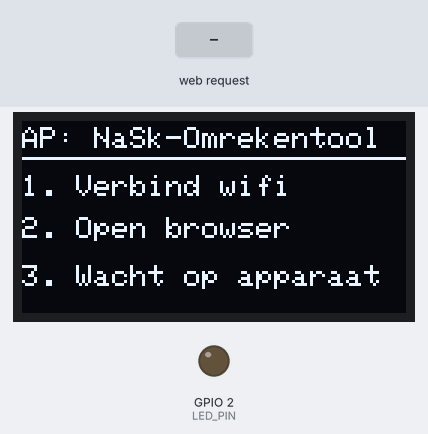
Bench run of a sketch on a simulated ESP32. Shown: 128×64 one-colour display, output pins drawn as LEDs (lit = HIGH). Inputs (shaded band) come from the test bench.

Above: at 3.7 s.
3.8 s: HTTP request GET /bereken?waarde=1&richting=1 received
At 4.06 s:
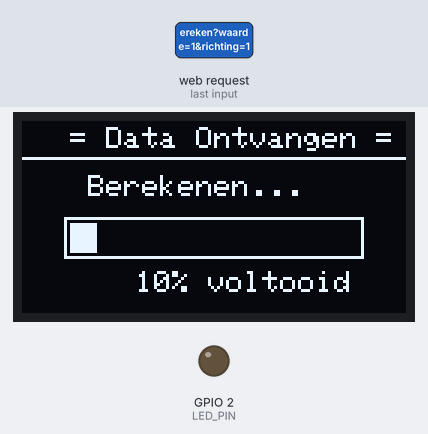
At 5.67 s:
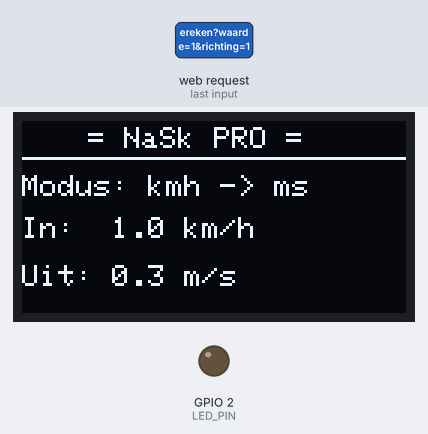
5.8 s: HTTP request GET /bereken?waarde=120&richting=120 received
At 5.9 s:
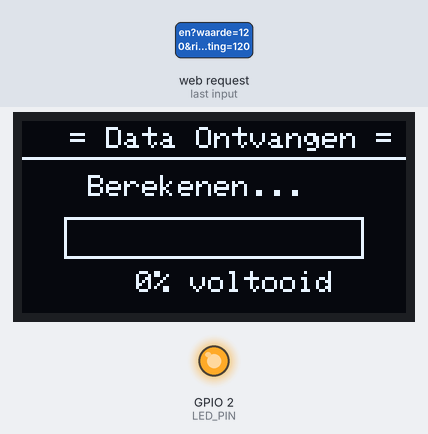
Timing chart, 0 to 9.0 s (numbered marks = the images above; inputs shaded):
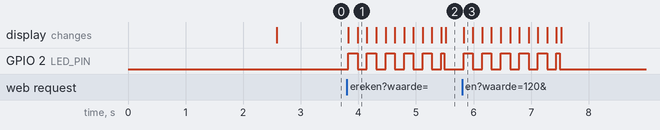

Measured:
- after the input at 3.8 s, GPIO 2 (LED_PIN): goes 5 × (HIGH 0.16 s, LOW 0.16 s), HIGH 0.06 s, then LOW, starting at once; the display: first changes at once (image 1 shows a later state)
- after the input at 5.8 s, GPIO 2 (LED_PIN): goes 5 × (HIGH 0.16 s, LOW 0.16 s), HIGH 0.06 s, then LOW, starting at once; the display: changes at once (image 3)

The sketch:

esp32-nask-file.ino
```cpp
#include <WiFi.h>
#include <WebServer.h>
#include <DNSServer.h>
#include <Wire.h>
#include <Adafruit_GFX.h>
#include <Adafruit_SSD1306.h>

// OLED scherm instellingen (128x64)
#define SCREEN_WIDTH 128
#define SCREEN_HEIGHT 64
#define OLED_RESET    -1
Adafruit_SSD1306 display(SCREEN_WIDTH, SCREEN_HEIGHT, &Wire, OLED_RESET);

// Definiëring voor de LED op pin 2
#define LED_PIN 2

// Wifi instellingen voor de captive portal
const char* apSSID = "NaSk-Omrekentool";

DNSServer dnsServer;
WebServer server(80);
const byte DNS_PORT = 53;

// Variabelen voor het OLED scherm en status
String richtingTekst = "Gereed";
String inputTekst = "Wacht op invoer";
String outputTekst = "---";
int lastStationCount = 0;

// Strakke, moderne Captive Portal HTML / CSS
const char MAIN_page[] PROGMEM = R"rawliteral(
<!DOCTYPE html>
<html lang="nl">
<head>
<meta charset="UTF-8">
<meta name="viewport" content="width=device-width, initial-scale=1.0">
<title>NaSk Omrekentool • Pro</title>
<style>
    :root {
      --bg-gradient: linear-gradient(135deg, #0f172a 0%, #1e1b4b 100%);
      --card-bg: rgba(30, 41, 59, 0.7);
      --border-color: rgba(255, 255, 255, 0.1);
      --accent: #38bdf8;
      --accent-glow: rgba(56, 189, 248, 0.3);
      --text-main: #f8fafc;
      --text-sub: #94a3b8;
    }
    body {
      font-family: 'Segoe UI', system-ui, -apple-system, sans-serif;
      background: var(--bg-gradient);
      color: var(--text-main);
      margin: 0;
      padding: 20px;
      display: flex;
      flex-direction: column;
      align-items: center;
      justify-content: center;
      min-height: 95vh;
      box-sizing: border-box;
    }
    .container {
      width: 100%;
      max-width: 380px;
    }
    .card {
      background: var(--card-bg);
      backdrop-filter: blur(16px);
      -webkit-backdrop-filter: blur(16px);
      border: 1px solid var(--border-color);
      border-radius: 24px;
      padding: 30px;
      box-shadow: 0 20px 40px rgba(0, 0, 0, 0.5);
      text-align: center;
      box-sizing: border-box;
    }
    .badge {
      display: inline-block;
      background: rgba(56, 189, 248, 0.15);
      color: var(--accent);
      font-size: 0.75rem;
      font-weight: 700;
      text-transform: uppercase;
      letter-spacing: 1.5px;
      padding: 6px 12px;
      border-radius: 20px;
      margin-bottom: 15px;
      border: 1px solid rgba(56, 189, 248, 0.3);
    }
    h2 {
      color: var(--text-main);
      font-size: 1.5rem;
      margin: 0 0 8px 0;
      font-weight: 700;
    }
    p {
      font-size: 0.9rem;
      color: var(--text-sub);
      margin-bottom: 25px;
      line-height: 1.4;
    }
    .input-group {
      margin-bottom: 18px;
      text-align: left;
    }
    label {
      display: block;
      font-size: 0.8rem;
      color: var(--text-sub);
      margin-bottom: 6px;
      font-weight: 600;
      text-transform: uppercase;
      letter-spacing: 0.5px;
    }
    select, input[type="number"] {
      width: 100%;
      padding: 14px;
      border-radius: 14px;
      border: 1px solid rgba(255, 255, 255, 0.15);
      background: rgba(15, 23, 42, 0.6);
      color: var(--text-main);
      box-sizing: border-box;
      font-size: 1rem;
      outline: none;
    }
    select:focus, input[type="number"]:focus {
      border-color: var(--accent);
      box-shadow: 0 0 15px var(--accent-glow);
    }
    button {
      width: 100%;
      background: linear-gradient(135deg, #3b82f6 0%, #2563eb 100%);
      color: white;
      border: none;
      padding: 15px;
      border-radius: 14px;
      font-weight: 700;
      font-size: 1rem;
      cursor: pointer;
      box-shadow: 0 8px 20px rgba(37, 99, 235, 0.4);
      margin-top: 10px;
    }
    button:active {
      transform: translateY(1px);
    }
    .footer {
      margin-top: 20px;
      font-size: 0.75rem;
      color: #64748b;
      text-align: center;
    }
</style>
</head>
<body>
<div class="container">
<div class="card">
<div class="badge">Natuurkunde Tool</div>
<h2>Omrekentool</h2>
<p>Bereken direct en stuur de data naar het OLED-scherm.</p>
<form action="/bereken" method="GET">
<div class="input-group">
<label>Richting</label>
<select name="richting">
<option value="ms_naar_kmh">m/s &rarr; km/h (&times; 3.6)</option>
<option value="kmh_naar_ms">km/h &rarr; m/s (&divide; 3.6)</option>
</select>
</div>

        <div class="input-group">
<label>Snelheid Waarde</label>
<input type="number" step="0.1" name="waarde" placeholder="bijv. 25" required>
</div>

        <button type="submit">Bereken & Toon</button>
</form>
</div>
<div class="footer">ESP32 DevKit Build + Live Connect</div>
</div>
</body>
</html>
)rawliteral";

const char SUCCESS_page[] PROGMEM = R"rawliteral(
<!DOCTYPE html>
<html lang="nl">
<head>
<meta charset="UTF-8">
<meta name="viewport" content="width=device-width, initial-scale=1.0">
<title>Resultaat • NaSk Pro</title>
<style>
    body {
      font-family: 'Segoe UI', system-ui, sans-serif;
      background: linear-gradient(135deg, #0f172a 0%, #1e1b4b 100%);
      color: #f8fafc;
      display: flex;
      justify-content: center;
      align-items: center;
      height: 95vh;
      margin: 0;
      padding: 20px;
      box-sizing: border-box;
    }
    .card {
      background: rgba(30, 41, 59, 0.7);
      backdrop-filter: blur(16px);
      border: 1px solid rgba(255, 255, 255, 0.1);
      padding: 35px;
      border-radius: 24px;
      box-shadow: 0 20px 40px rgba(0,0,0,0.5);
      max-width: 340px;
      width: 100%;
      text-align: center;
    }
    h2 { color: #38bdf8; margin-top: 0; font-size: 1.3rem; }
    .res-box {
      background: rgba(16, 185, 129, 0.1);
      border: 1px solid rgba(16, 185, 129, 0.3);
      color: #34d399;
      padding: 15px;
      border-radius: 14px;
      font-size: 1.3rem;
      font-weight: 700;
      margin: 20px 0;
      word-break: break-all;
    }
    p { font-size: 0.85rem; color: #94a3b8; }
    a {
      display: block;
      background: #3b82f6;
      color: white;
      text-decoration: none;
      padding: 14px;
      border-radius: 14px;
      font-weight: 700;
      margin-top: 20px;
    }
</style>
</head>
<body>
<div class="card">
<h2>Succesvol Verstuurd!</h2>
<p>De berekening staat op het OLED-scherm:</p>
<div class="res-box" id="resultaatVeld">Laden...</div>
<a href="/">&larr; Nieuwe berekening</a>
</div>
</body>
</html>
)rawliteral";

// Langere, soepele laadanimatie met strakke coördinaten en knipperende LED
void showLoadingAnimation() {
  for (int i = 0; i <= 100; i += 5) { // Meer stappen (per 5%) voor langere duur
    display.clearDisplay();
    display.setTextSize(1);
    display.setTextColor(SSD1306_WHITE);
    // Tekst iets hoger en netjes gecentreerd
    display.setCursor(16, 2);
    display.print("= Data Ontvangen =");
    display.drawLine(0, 12, 127, 12, SSD1306_WHITE); // Lijn strak op y = 12

    display.setCursor(22, 18);
    display.print("Berekenen...");

    // Laadbalk tekenen
    display.drawRect(14, 32, 100, 14, SSD1306_WHITE);
    int fillWidth = map(i, 0, 100, 0, 96);
    display.fillRect(16, 34, fillWidth, 10, SSD1306_WHITE);

    display.setCursor(38, 50);
    display.print(i);
    display.print("% voltooid");

    display.display();

    // Ritmisch knipperen van de LED tijdens het laden
    digitalWrite(LED_PIN, (i / 10) % 2 == 0 ? HIGH : LOW);
    delay(55); // Langere vertraging per stap voor een mooi tempo
  }
  digitalWrite(LED_PIN, LOW); // LED uit aan het einde
}

void updateOLED() {
  display.clearDisplay();
  display.setTextSize(1);
  display.setTextColor(SSD1306_WHITE);
  // Header netjes uitgelijnd
  display.setCursor(22, 2);
  display.print("= NaSk PRO =");
  display.drawLine(0, 12, 127, 12, SSD1306_WHITE);

  display.setCursor(0, 18);
  display.print("Modus: ");
  display.print(richtingTekst);

  display.setCursor(0, 32);
  display.print("In:  ");
  display.print(inputTekst);

  display.setCursor(0, 48);
  display.print("Uit: ");
  display.print(outputTekst);

  display.display();
}

void handleRoot() {
  server.send_P(200, "text/html", MAIN_page);
}

void handleBereken() {
  if (server.hasArg("waarde") && server.hasArg("richting")) {
    showLoadingAnimation();

    float waarde = server.arg("waarde").toFloat();
    String richting = server.arg("richting");
    float resultaat = 0.0;
    String resString = "";

    if (richting == "ms_naar_kmh") {
      resultaat = waarde * 3.6;
      richtingTekst = "ms -> kmh";
      inputTekst = String(waarde, 1) + " m/s";
      outputTekst = String(resultaat, 1) + " km/h";
      resString = String(waarde, 1) + " m/s = " + String(resultaat, 1) + " km/h";
    } else {
      resultaat = waarde / 3.6;
      richtingTekst = "kmh -> ms";
      inputTekst = String(waarde, 1) + " km/h";
      outputTekst = String(resultaat, 1) + " m/s";
      resString = String(waarde, 1) + " km/h = " + String(resultaat, 1) + " m/s";
    }

    updateOLED();

    String customSuccess = String(SUCCESS_page);
    customSuccess.replace("Laden...", resString);
    server.send(200, "text/html", customSuccess);
  } else {
    server.send(200, "text/plain", "Ongeldige invoer");
  }
}

void setup() {
  Serial.begin(115200);

  pinMode(LED_PIN, OUTPUT);
  digitalWrite(LED_PIN, LOW);

  Wire.begin(21, 22);

  if(!display.begin(SSD1306_SWITCHCAPVCC, 0x3C)) {
    Serial.println(F("SSD1306 mislukt!"));
    while(1);
  }
  // Uitgebreid, langer bootscherm
  display.clearDisplay();
  display.setTextSize(1);
  display.setTextColor(SSD1306_WHITE);
  display.setCursor(16, 15);
  display.print("NaSk Tool Pro");
  display.setCursor(10, 30);
  display.print("Systeem starten...");
  display.drawRect(14, 45, 100, 10, SSD1306_WHITE);
  display.fillRect(16, 47, 60, 6, SSD1306_WHITE);
  display.display();
  delay(2500); // Langer boot-moment

  WiFi.softAP(apSSID);
  dnsServer.start(DNS_PORT, "*", WiFi.softAPIP());

  server.on("/", handleRoot);
  server.on("/bereken", handleBereken);
  server.onNotFound(handleRoot);
  server.begin();

  display.clearDisplay();
  display.setCursor(0, 2);
  display.print("AP: NaSk-Omrekentool");
  display.drawLine(0, 12, 127, 12, SSD1306_WHITE);
  display.setCursor(0, 18);
  display.print("1. Verbind wifi");
  display.setCursor(0, 32);
  display.print("2. Open browser");
  display.setCursor(0, 48);
  display.print("3. Wacht op apparaat");
  display.display();
}

void loop() {
  dnsServer.processNextRequest();
  server.handleClient();

  // Controleer of er een apparaat verbindt of verbinding verbreekt
  int currentStations = WiFi.softAPgetStationNum();
  if (currentStations != lastStationCount) {
    lastStationCount = currentStations;

    display.clearDisplay();
    display.setTextSize(1);
    display.setTextColor(SSD1306_WHITE);
    display.setCursor(14, 2);
    display.print("= WiFi Status =");
    display.drawLine(0, 12, 127, 12, SSD1306_WHITE);

    display.setCursor(0, 22);
    if (currentStations > 0) {
      display.print("Apparaat Verbonden!");
      display.setCursor(0, 38);
      display.print("Actief: ");
      display.print(currentStations);
      display.print(" telefoon");
      digitalWrite(LED_PIN, HIGH); // LED blijft branden zolang er iemand verbonden is
    } else {
      display.print("Geen apparaten");
      display.setCursor(0, 38);
      display.print("Wacht op verbinding");
      digitalWrite(LED_PIN, LOW); // LED uit als er niemand verbonden is
    }
    display.display();
    delay(2000); // Laat de statusmelding 2 seconden zien
    updateOLED(); // Schakel daarna terug naar het normale infoscherm (of het laatste resultaat)
  }
}
```
